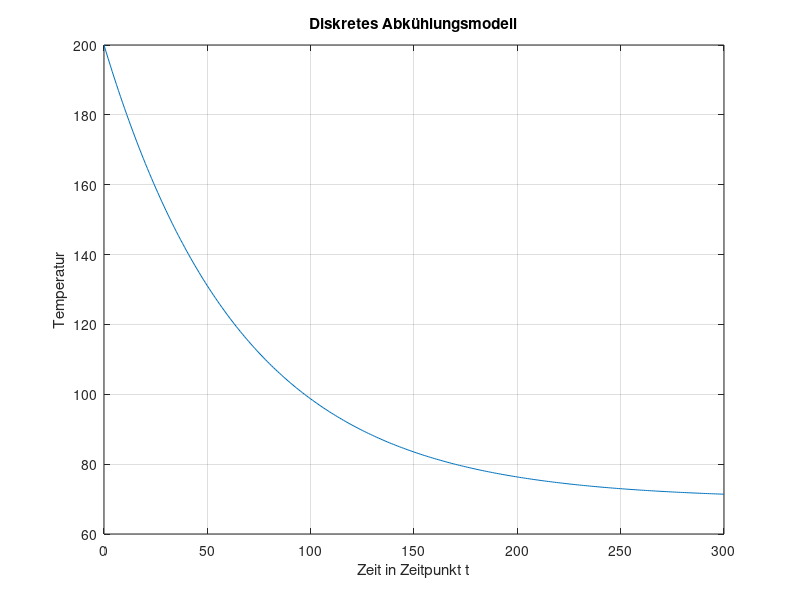

MATLAB code to generate this figure:
%Variabeln
T_u = 70;
T_0 = 200;
k = 0.015;
a = 1 - k * 1;
b = k * 1 * T_u;
n = 300;

%Init Temperatur
T_old = T_0;
T_d = zeros(1, n+1);
T_d(1) = T_0;

for i = 2:1:length(T_d)
    T_new = a * T_old + b;
    T_d(i) = T_new;
    T_old = T_new;
end

%Damit nur eine Spalte
%T_d = transpose(T_d);

figure(1)
plot(0:n, T_d)
grid on
title("Diskretes Abkühlungsmodell")
xlabel("Zeit in Zeitpunkt t")
ylabel("Temperatur");